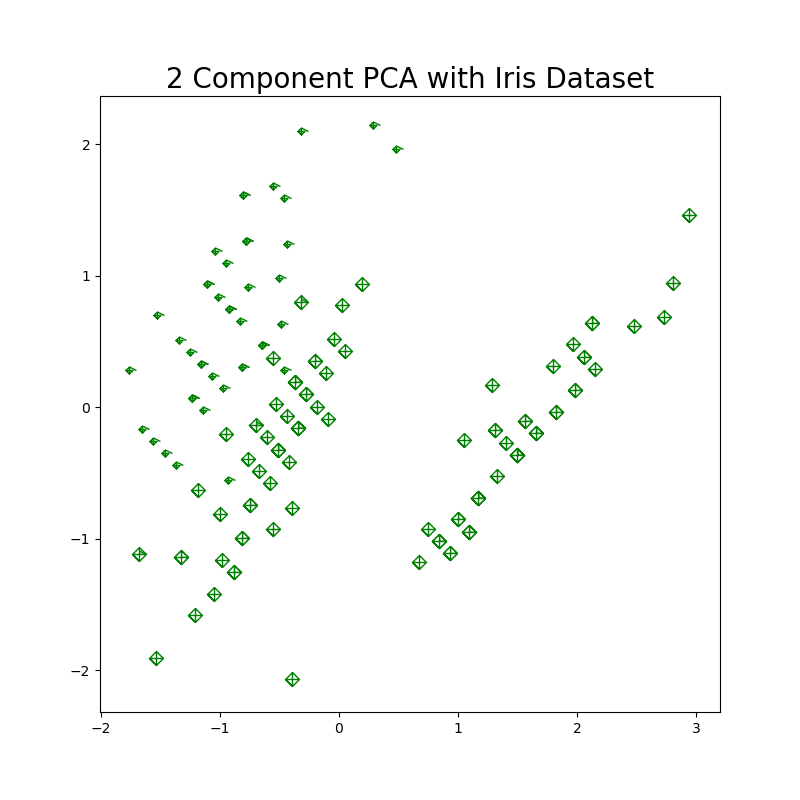

The script that drew this image:
#Dillon Carns
#2/4/2018
import pandas as pd
import matplotlib.pyplot as plt
import matplotlib.lines as mlines
import numpy as np
import random as r
import sys

df = pd.read_csv(sys.argv[1],skiprows=[0], names=['sepal length','sepal width','petal length','petal width','class'])

#print(df['petal length'])

#standardize the data set
from sklearn.preprocessing import StandardScaler

features = ['sepal length', 'sepal width', 'petal length', 'petal width']

#separate out features
x = df.loc[:,['sepal width', 'petal width']].values

# Separating out the target
y = df.loc[:,['class']].values

# Standardizing the features
x = StandardScaler().fit_transform(x)

from sklearn.decomposition import PCA

pca = PCA(n_components=2)

principalComponents = pca.fit_transform(x)

principalDf = pd.DataFrame(data = principalComponents
             , columns = ['PC1', 'PC2'])

finalDf = pd.concat([principalDf, df[['class']]], axis = 1)

fig = plt.figure(figsize = (8,8))
ax = fig.add_subplot(1,1,1) 
#ax.set_xlabel('Principal Component 1', fontsize = 15)
#ax.set_ylabel('Principal Component 2', fontsize = 15)
ax.set_title('2 Component PCA with Iris Dataset', fontsize = 20)

classes = ['Iris-virginica', 'Iris-versicolor', 'Iris-setosa']
colors = 'g', 'g', 'g'
df.drop('class', axis=1, inplace=True)
for target, color in zip(classes,colors):
	indicesToKeep = finalDf['class'] == target
	verts = [[r.randint(1, 2), 0], [0,1], [-1, 0], [0, -1], [1, 0], [-1, 0], [0, -1], [0, 1]]
	#print(verts)
	plt.scatter(finalDf.loc[indicesToKeep,'PC1']
		,finalDf.loc[indicesToKeep, 'PC2']
	 	,c = None, edgecolor=color, facecolor='w'
         	,s = 100, verts=verts)
#plt.show()
plt.savefig(sys.argv[2])
